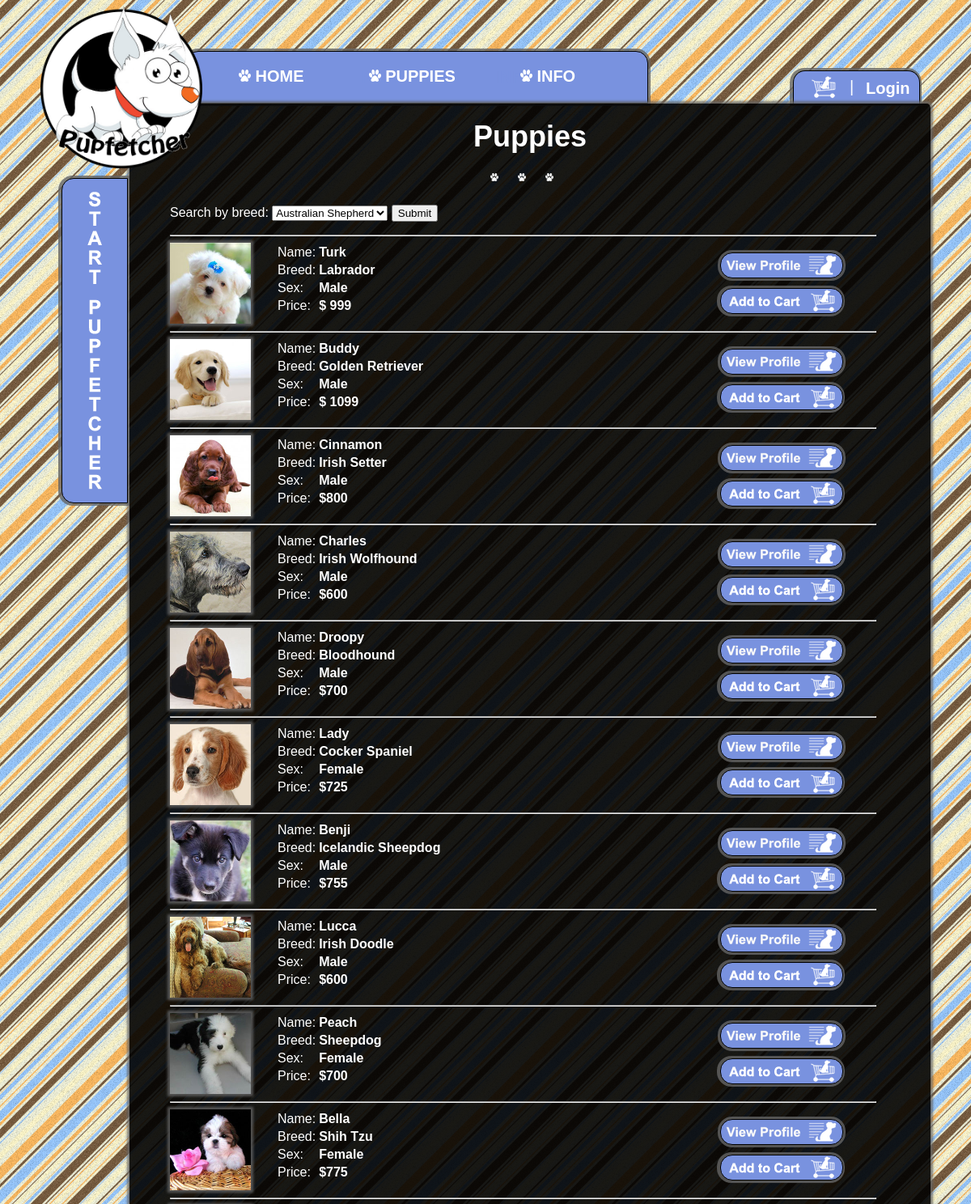
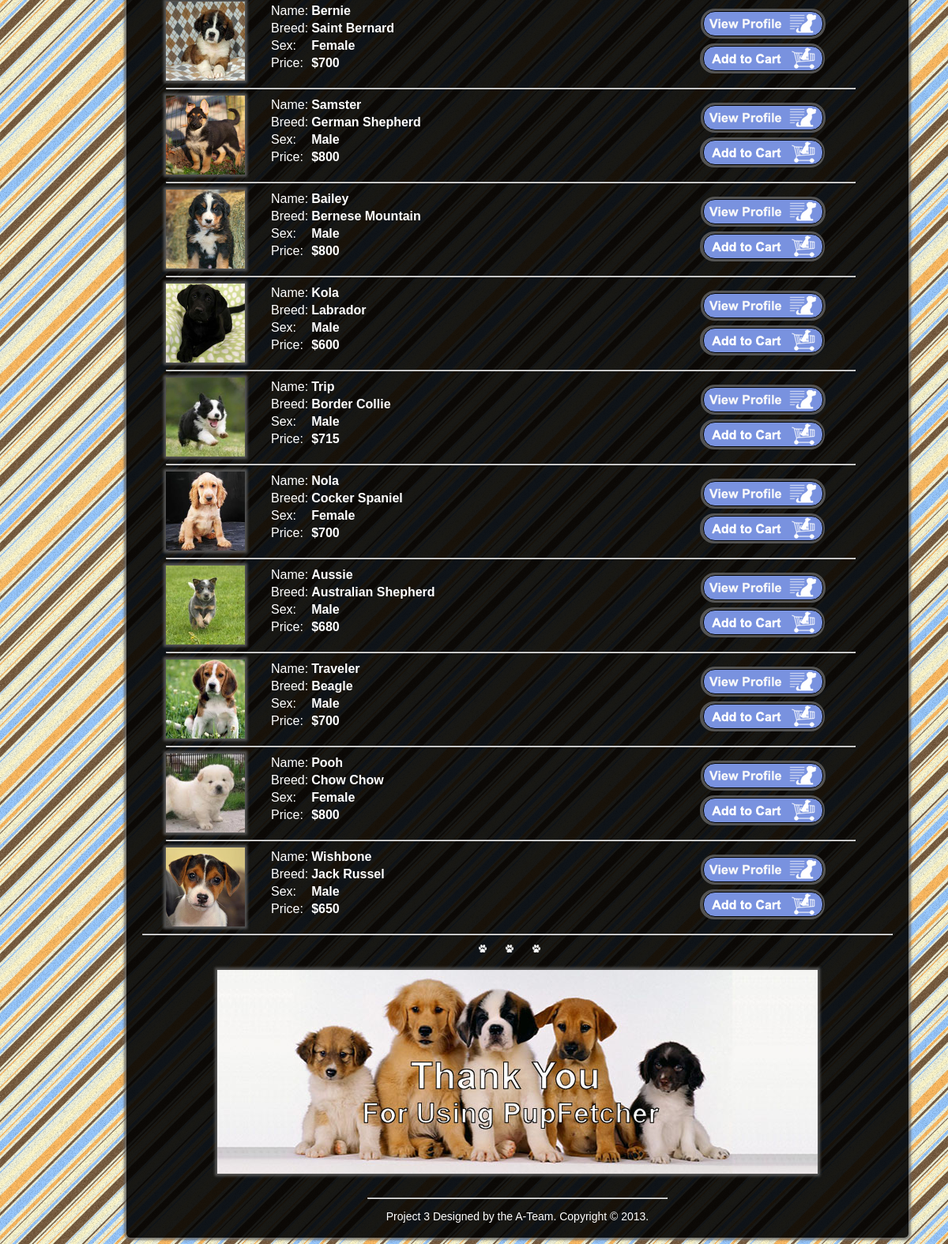
The app's page /puppies.php with its own data (2 pictures, top to bottom).
### tables this page shows
CREATE TABLE `puppies` (
  `puppy_id` int(10) NOT NULL,
  `name` varchar(50) NOT NULL,
  `breed` varchar(100) NOT NULL,
  `sex` varchar(10) NOT NULL,
  `size` varchar(20) NOT NULL,
  `birthday` varchar(15) NOT NULL,
  `location` varchar(50) NOT NULL,
  `price` varchar(10) NOT NULL,
  `vaccination` int(1) NOT NULL,
  `img_name` varchar(100) NOT NULL
);

### puppies.php (the view, shortened to what this page needs)
</html><!DOCTYPE html PUBLIC "-//W3C//DTD XHTML 1.0 Transitional//EN" "http://www.w3.org/TR/xhtml1/DTD/xhtml1-transitional.dtd">
<html xmlns="http://www.w3.org/1999/xhtml">
  <head>
    <link rel="stylesheet" type="text/css" href="css/style.css">
    <link rel="stylesheet" type="text/css" href="css/pupInfo.css">
  </head>
  <body>
    <div class="container">
	<?php
    include("navBar.php");
    if (!isset($_SESSION['myusername']))
        {
            include("login.php");
        }
        else
        {
            include("logoutbutton.php");
        }
    ?>
        <div class="contentProfile">
          <div class="title">
            Puppies
          </div>
     <div class="paws">
     <img src="img/paw.png" name="paw" width="10" height="10" class="paw"/>
     <img src="img/paw.png" name="paw" width="10" height="10" class="paw"/>
     <img src="img/paw.png" name="paw" width="10" height="10" class="paw"/>
     </div>
     <div class="puplist">
      <?php
          $sql="SELECT breed FROM puppies ORDER BY breed ASC";
          $result=mysql_query($sql);
          while ($row=mysql_fetch_assoc($result))
          {
            $results[] = $row['breed'];
          }
          $results = array_unique($results);
      ?>
      <form action='puppies.php' method='get'>
        Search by breed: <select name='breed'>
          <?php
            foreach($results as $result)
            {
              echo '<option value="'.$result.'">'.$result.'</option>';
            }
          ?>
        </select>
        <input type='submit'>
      </form>
    <?php
      if (isset($_GET['breed']))
      {
        $q1 = "SELECT * FROM `puppies` WHERE `breed` = '" . $_GET['breed'] . "'";
      }
      else
      {
        $q1 = "SELECT * FROM `puppies`";
      }
      $blah = mysql_query($q1);
      while($puppy = mysql_fetch_assoc($blah))
      {
        $puppy_id = $puppy['puppy_id'];
        $pupName = $puppy['name'];
        $breed = $puppy['breed'];
        $sex = $puppy['sex'];
        $price = $puppy['price'];
        $img = $puppy['img_name'];
        echo "<hr>";
        echo "<div class='puppic'>";
          echo"<a href='pupInfo.php?id=" . $puppy_id . "'><img src='$img' alt='Puppy image' width='100' height='100'/></a>";
        echo "</div>";
        echo "<div class='puppy-list'>";
          echo "<table>";
            echo "<tr><td>Name:</td><td><b>$pupName</b></td></tr>";
            echo "<tr><td>Breed:</td><td><b>$breed</b></td></tr>";
            echo "<tr><td>Sex:</td><td><b>$sex</b></td></tr>";
            echo "<tr><td>Price:</td><td><b>$$price</b></td></tr>";
          echo "</table>";
        echo "</div>";
        echo "<div class='infoButtons2'>";
		      echo"<a href='pupInfo.php?id=" . $puppy_id . "'> <img src='img/profile2.png'  /></a>";
		    echo "</div>";
		    echo "<div class='infoButtons'>";
		      echo"<a href='pupCart.php?id=" . $puppy_id . "'> <img src='img/pupcart2.png' /></a>";
		    echo "</div>";
      }
    ?>
    </div>
<hr />
  <div class="paws">
  <img src="img/paw.png" name="paw" width="10" height="10" class="paw"/>
  <img src="img/paw.png" name="paw" width="10" height="10" class="paw"/>
  <img src="img/paw.png" name="paw" width="10" height="10" class="paw"/>
  </div>
     <br />
  <div class="bottomPic">
   <img src="img/puppic/gather.jpg" name="paw" />
  </div>
      <div class="footer">
      <hr/>
         <p>Project 3 Designed by the A-Team. Copyright &copy; 2013.</p>
        </div>
      </div>
    <?php
    include("sidebar.php");
    ?>
      </div>
  </body>
</html>

### css/style.css (style rules this page uses)
body { background-image: url(../img/tile2.png); background-color: #FFFFFF; background-repeat: repeat; font-family: Helvetica,Arial, sans-serif; font-weight: normal; }
.container { width: 1100px; margin: 0 auto; }
.title { font-size: 36px; text-align: center; font-weight: bold; margin-bottom: 20px; color: #FFF; }
.paws { text-align:center; }
.paw { padding-right:20px; }
table { color:rgb(255,255,255); white-space: normal; line-height: normal; font-weight: normal; font-size: medium; font-variant: normal; font-style: normal; text-align: start; }
.footer { padding-left:30%; padding-right:30%; text-align:center; margin-top:30px; font-size: 14px; color: #FFF; }
a:link { color: #FFFFFF; text-decoration: none; }
.bottomPic { margin-left:10%; margin-right:10%; -moz-box-shadow: 0 0 3px 3px rgba(100, 100, 100, 0.8); -webkit-box-shadow: 0 0 3px 3px rgba(100, 100, 100, 0.8); box-shadow: 0 0 3px 3px rgba(100, 100, 100, 0.8); }
p { color:white; maring-top:-20px; }

### css/pupInfo.css (style rules this page uses)
.contentProfile { background-image: url(../img/back_cell2.png); background-repeat: repeat; height:auto; width: 950px; margin-left:110px; margin-top:-80px; padding:20px; padding-bottom:5px; -moz-box-shadow: 0 0 3px 3px rgba(100, 100, 100, 0.8); -webkit-box-shadow: 0 0 3px 3px rgba(100, 100, 100, 0.8); box-shadow: 0 0 3px 3px rgba(100, 100, 100, 0.8); -moz-border-radius: 5px; -webkit-border-radius: 5px; -khtml-border-radius: 5px; border-radius: 5px; position:relative; z-index:1; }
.puppic { float:left; margin-right: 30px; -moz-box-shadow: 0 0 3px 3px rgba(100, 100, 100, 0.8); -webkit-box-shadow: 0 0 3px 3px rgba(100, 100, 100, 0.8); box-shadow: 0 0 3px 3px rgba(100, 100, 100, 0.8); }
.puplist { padding-top: 25px; margin-left: 30px; margin-right: 5%; margin-bottom: 18px; color: rgb(255,255,255); }
.puppy-list { margin-bottom:19px; }
.infoButtons { position:absolute; float:right; margin-left: 680px; margin-top: -53px; background-color: rgb(121,146,223); height: 30px; width: 150px; border: thin solid rgb(0,0,0); -moz-box-shadow: -1px 0 0px 3px rgba(100, 100, 100, 0.8); -webkit-box-shadow: -1px 0 0px 3px rgba(100, 100, 100, 0.8); box-shadow: -1px 0 0px 3px rgba(100, 100, 100, 0.8); -moz-border-radius: 15px 15px 15px 15px; -webkit-border-radius: 15px 15px 15px 15px; -khtml-border-radius: 15px 15px 15px 15px; border-radius: 15px 15px 15px 15px; cursor:pointer; z-index: 1; }
.infoButtons2 { position:absolute; float:right; margin-left: 680px; margin-top: -97px; background-color: rgb(121,146,223); height: 30px; width: 150px; border: thin solid rgb(0,0,0); -moz-box-shadow: 0px 0 0px 3px rgba(100, 100, 100, 0.8); -webkit-box-shadow: 0px 0 0px 3px rgba(100, 100, 100, 0.8); box-shadow: 0px 0 0px 3px rgba(100, 100, 100, 0.8); -moz-border-radius: 15px 15px 15px 15px; -webkit-border-radius: 15px 15px 15px 15px; -khtml-border-radius: 15px 15px 15px 15px; border-radius: 15px 15px 15px 15px; cursor:pointer; z-index: 1; }

### records on screen
puppies: shows a picture, name "Turk", breed "Labrador", sex "Male", price "999"
puppies: shows a picture, name "Buddy", breed "Golden Retriever", sex "Male", price "1099"
puppies: img_name (picture), name "Cinnamon", breed "Irish Setter", sex "Male", price "800"
puppies: img_name (picture), name "Charles", breed "Irish Wolfhound", sex "Male", price "600"
puppies: img_name (picture), name "Droopy", breed "Bloodhound", sex "Male", price "700"
puppies: img_name (picture), name "Lady", breed "Cocker Spaniel", sex "Female", price "725"
puppies: img_name (picture), name "Benji", breed "Icelandic Sheepdog", sex "Male", price "755"
puppies: img_name (picture), name "Lucca", breed "Irish Doodle", sex "Male", price "600"
puppies: img_name (picture), name "Peach", breed "Sheepdog", sex "Female", price "700"
puppies: img_name (picture), name "Bella", breed "Shih Tzu", sex "Female", price "775"
puppies: img_name (picture), name "Bernie", breed "Saint Bernard", sex "Female", price "700"
puppies: img_name (picture), name "Samster", breed "German Shepherd", sex "Male", price "800"
puppies: img_name (picture), name "Bailey", breed "Bernese Mountain", sex "Male", price "800"
puppies: img_name (picture), name "Kola", breed "Labrador", sex "Male", price "600"
puppies: img_name (picture), name "Trip", breed "Border Collie", sex "Male", price "715"
puppies: img_name (picture), name "Nola", breed "Cocker Spaniel", sex "Female", price "700"
puppies: img_name (picture), name "Aussie", breed "Australian Shepherd", sex "Male", price "680"
puppies: img_name (picture), name "Traveler", breed "Beagle", sex "Male", price "700"
puppies: img_name (picture), name "Pooh", breed "Chow Chow", sex "Female", price "800"
puppies: img_name (picture), name "Wishbone", breed "Jack Russel", sex "Male", price "650"

### other values on screen
form field breed "Australian Shepherd"
